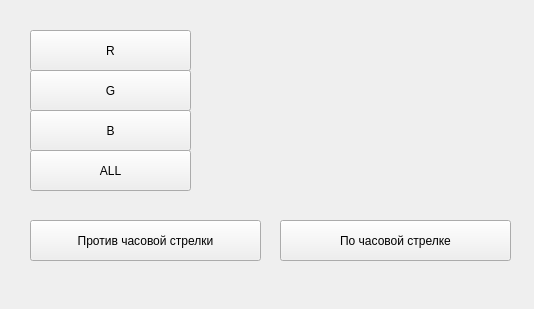
<?xml version="1.0" encoding="UTF-8"?>
<ui version="4.0">
 <class>MainWindow</class>
 <widget class="QMainWindow" name="MainWindow">
  <property name="geometry">
   <rect>
    <x>0</x>
    <y>0</y>
    <width>534</width>
    <height>309</height>
   </rect>
  </property>
  <property name="windowTitle">
   <string>MainWindow</string>
  </property>
  <widget class="QWidget" name="centralwidget">
   <widget class="QPushButton" name="pushButton">
    <property name="geometry">
     <rect>
      <x>30</x>
      <y>30</y>
      <width>161</width>
      <height>41</height>
     </rect>
    </property>
    <property name="text">
     <string>R</string>
    </property>
   </widget>
   <widget class="QPushButton" name="pushButton_2">
    <property name="geometry">
     <rect>
      <x>30</x>
      <y>70</y>
      <width>161</width>
      <height>41</height>
     </rect>
    </property>
    <property name="text">
     <string>G</string>
    </property>
   </widget>
   <widget class="QPushButton" name="pushButton_3">
    <property name="geometry">
     <rect>
      <x>30</x>
      <y>110</y>
      <width>161</width>
      <height>41</height>
     </rect>
    </property>
    <property name="text">
     <string>B</string>
    </property>
   </widget>
   <widget class="QPushButton" name="pushButton_4">
    <property name="geometry">
     <rect>
      <x>30</x>
      <y>150</y>
      <width>161</width>
      <height>41</height>
     </rect>
    </property>
    <property name="text">
     <string>ALL</string>
    </property>
   </widget>
   <widget class="QPushButton" name="pushButton_5">
    <property name="geometry">
     <rect>
      <x>30</x>
      <y>220</y>
      <width>231</width>
      <height>41</height>
     </rect>
    </property>
    <property name="text">
     <string>Против часовой стрелки</string>
    </property>
   </widget>
   <widget class="QPushButton" name="pushButton_6">
    <property name="geometry">
     <rect>
      <x>280</x>
      <y>220</y>
      <width>231</width>
      <height>41</height>
     </rect>
    </property>
    <property name="text">
     <string>По часовой стрелке</string>
    </property>
   </widget>
  </widget>
 </widget>
 <resources/>
 <connections/>
</ui>
